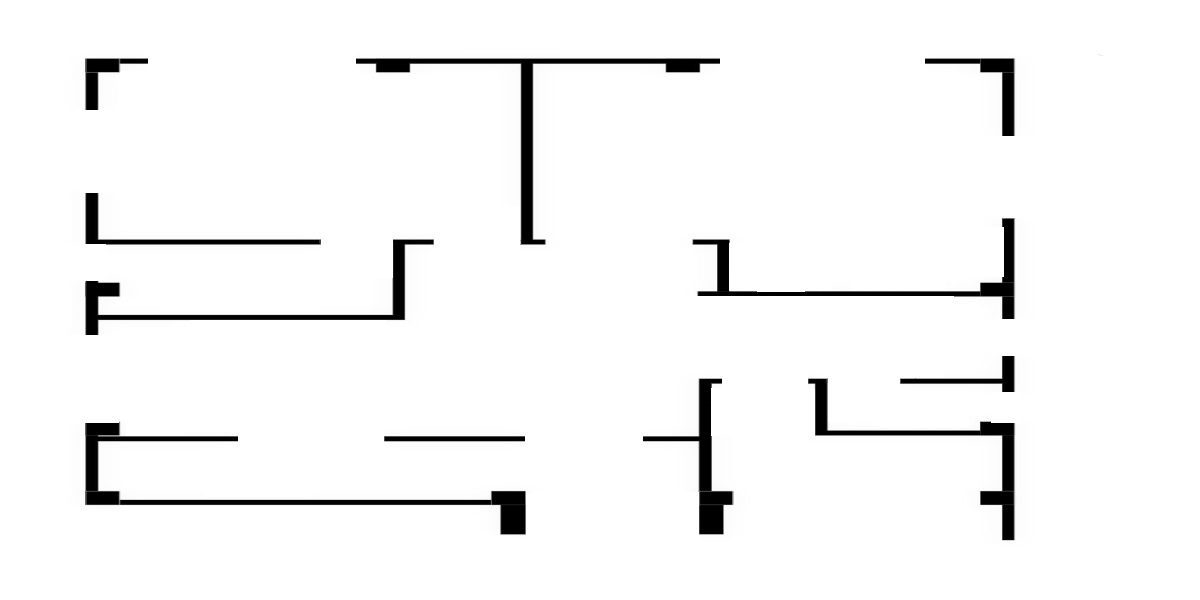
#> input picture With static image/plan1.jpg, 1200 x 600 px, given in place of the camera
$ python c.py
#> lines starting #> are read from the running program, lines starting #| are printed output that depends on the picture; after the words box and inside, x2 and y2 are one past the last pixel; in counts of white or black regions, pixels touching at a corner belong together
#> further down, image is the input picture: shape (600, 1200, 3); min 0, max 255, mean 244.5
import cv2 as cv

def sketch(image):
    img_gray = cv.cvtColor(image, cv.COLOR_BGR2GRAY)

    img_gray_blur = cv.GaussianBlur(img_gray, (5,5), 0)

    canny_edges = cv.Canny(img_gray_blur, 30, 60)
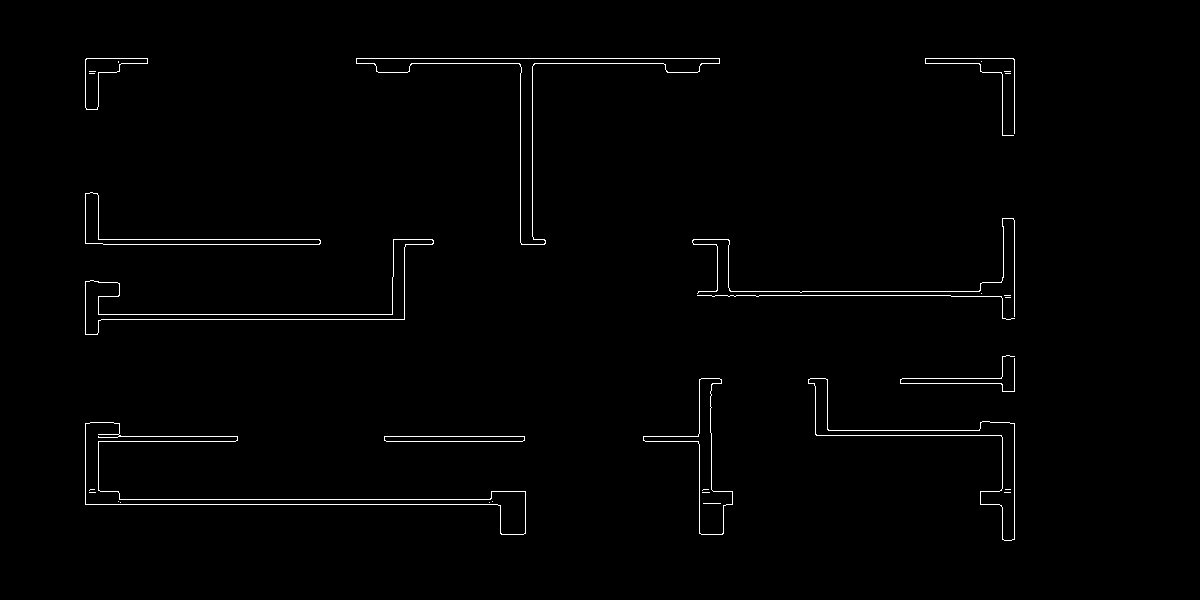
#> canny_edges: shape (600, 1200); 1.1% white in thin lines or dots, all inside (x1, y1, x2, y2) = (85, 58, 1015, 541)

    ret, mask = cv.threshold(canny_edges, 240, 255, cv.THRESH_BINARY_INV)

    return mask


cam = cv.VideoCapture(0)

result, image = cam.read()

if result:

	cv.imwrite("img.jpg", sketch(image))

image = cv.imread('img.jpg')
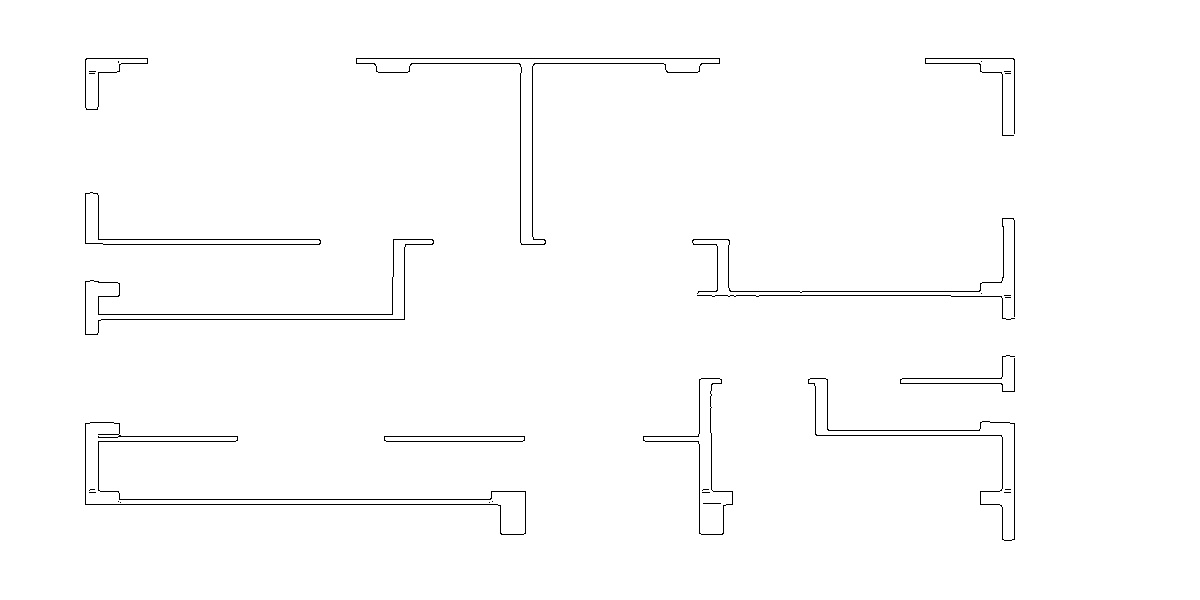
#> image: shape (600, 1200, 3); min 0, max 255, mean 252.3
up_width = 1200
up_height = 600
up_points = (up_width, up_height)
resized_up = cv.resize(image, up_points, interpolation= cv.INTER_CUBIC)

cv.imwrite("img.jpg", resized_up)
cv.waitKey(0)

$ run again, on With static image/floorplan.png
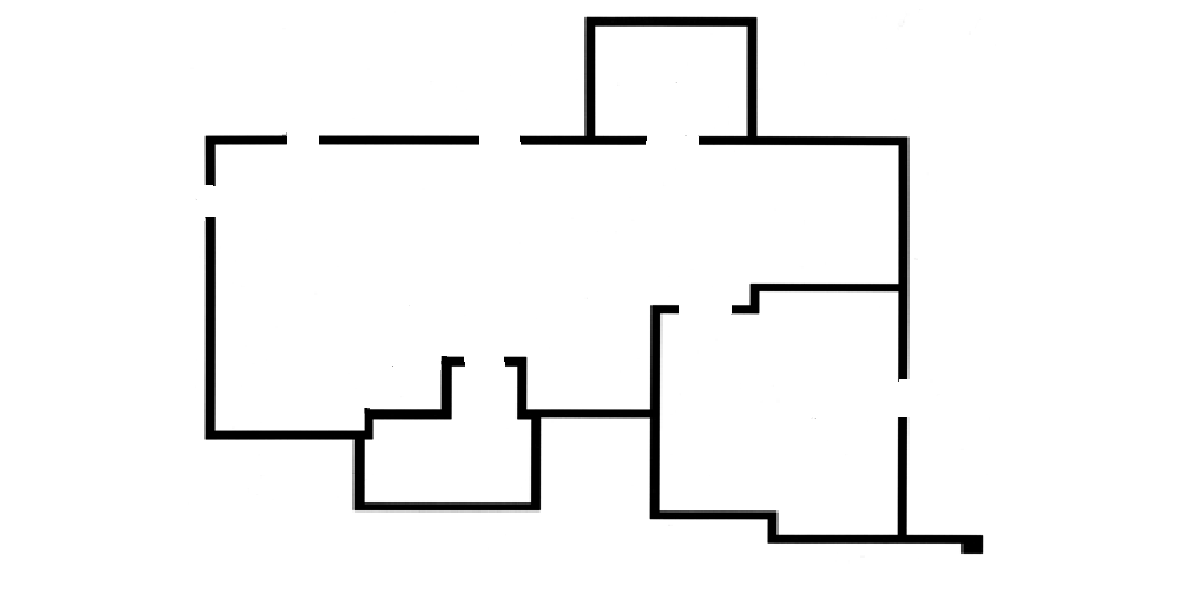
#> input picture With static image/floorplan.png, 1200 x 600 px, given in place of the camera
#> image is the input picture: shape (600, 1200, 3); min 0, max 255, mean 244.5
#> in sketch, `canny_edges = cv.Canny(img_gray_blur, 30, 60)`:
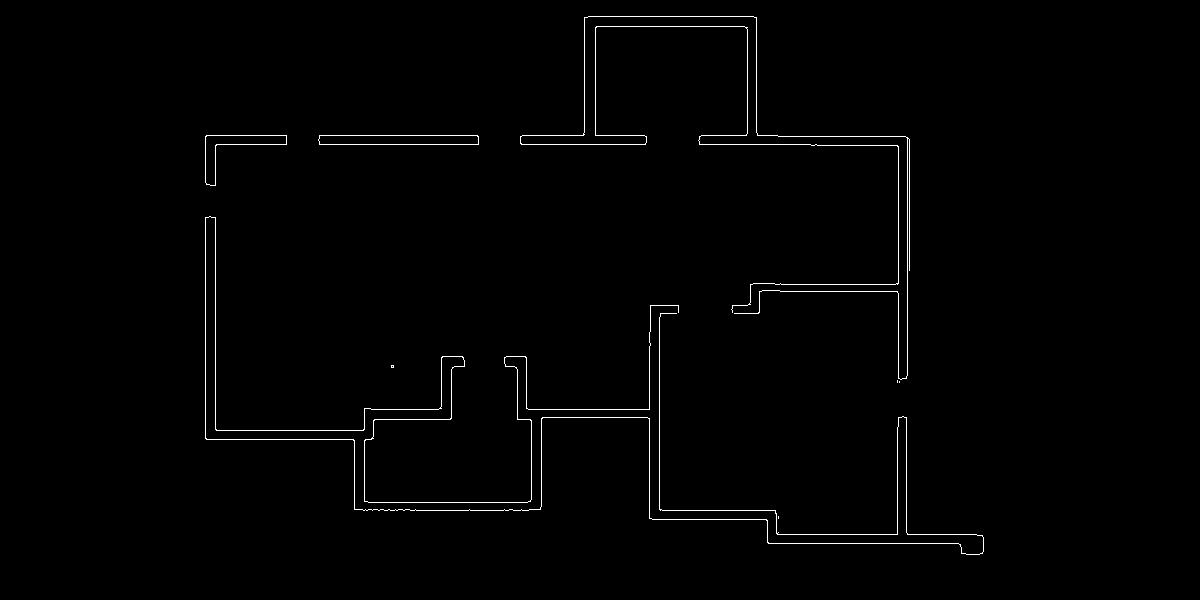
#> canny_edges: shape (600, 1200); 0.92% white in thin lines or dots, all inside (x1, y1, x2, y2) = (205, 16, 984, 555)
#> `image = cv.imread('img.jpg')`:
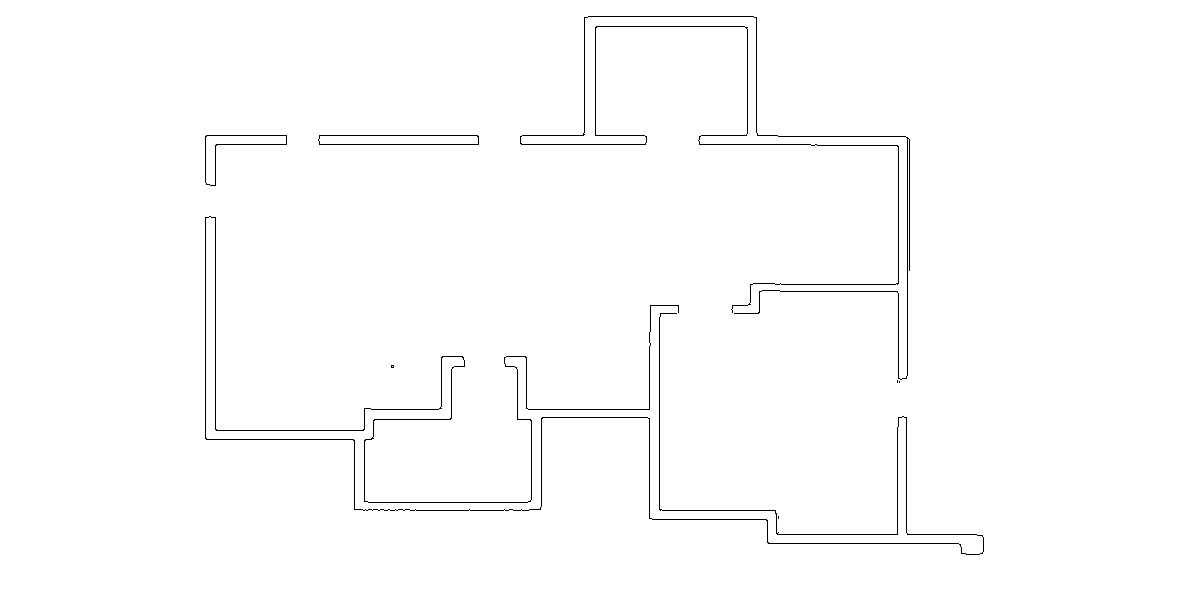
#> image: shape (600, 1200, 3); min 0, max 255, mean 252.7
